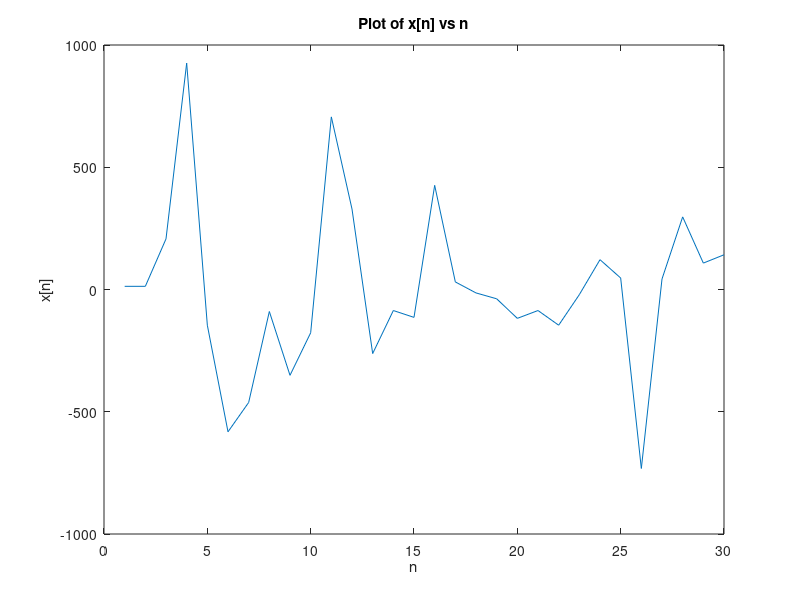
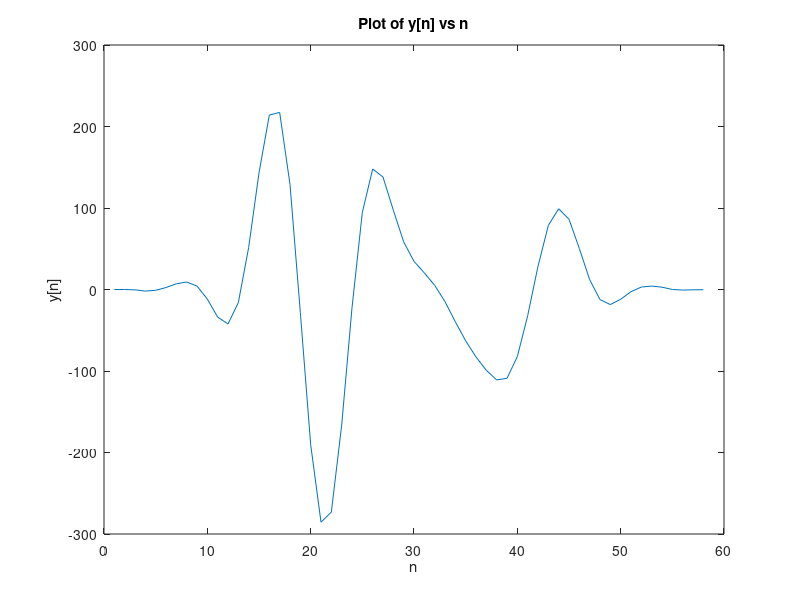

These figures' MATLAB source, in order:

n_1 = 1:30;
x_1 = [13.000000,13.000000,207.000000,926.000000,-146.000000,-582.000000,-462.000000,-90.000000,-351.000000,-177.000000,706.000000,329.000000,-262.000000,-86.000000,-114.000000,426.000000,31.000000,-14.000000,-38.000000,-118.000000,-86.000000,-146.000000,-21.000000,122.000000,47.000000,-732.000000,43.000000,297.000000,108.000000,142.000000 ];

figure %1
plot(n_1,x_1);
xlabel('n');
ylabel('x[n]');
title('Plot of x[n] vs n');



h = fir1(28, 6/24);
fliplr(h)
y = conv(x_1,h);
y
figure %1
plot(y);
xlabel('n');
ylabel('y[n]');
title('Plot of y[n] vs n');
